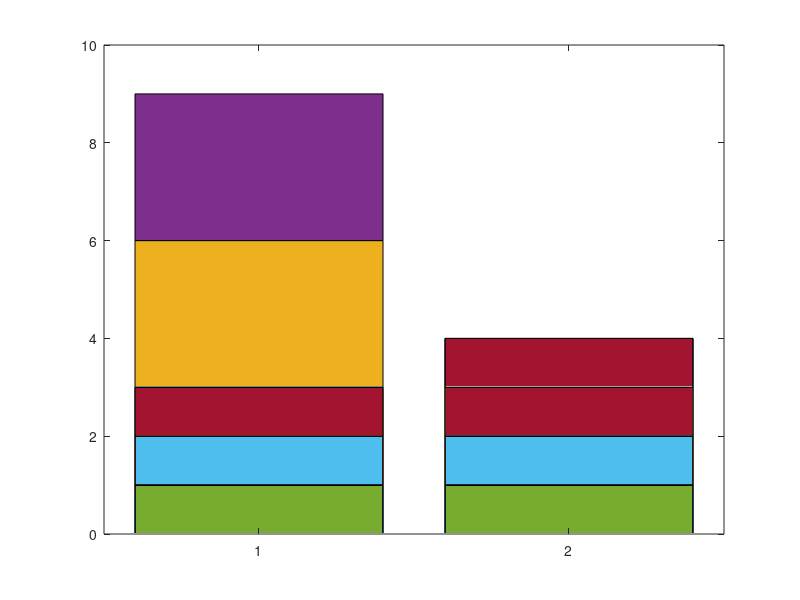

Source code (MATLAB):
clc
clear
aa = randn(20,4);
aa(1,:)
bb = [1 2 3 3;1 1 1 1];
cc = [1 1 1;1 1 2];
%bar(aa*10);
figure; 
%bar(aa(1,:)*10,'stacked');
bar(bb,'stacked');
hold on
bar(cc,'stacked');
hold on